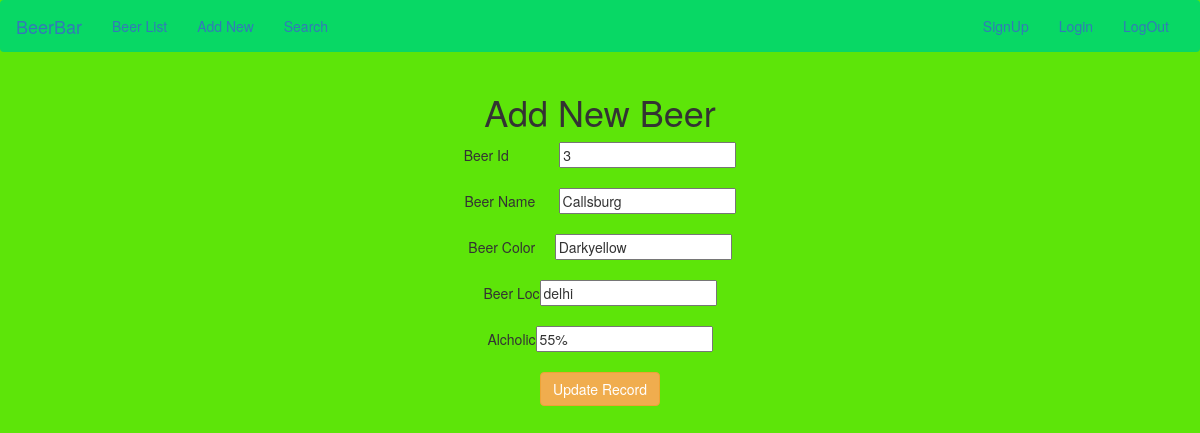
The page /update/3/ on the database its author committed.
### beerapp/models.py (models this page shows)
class BeerBar(models.Model):
    bno = models.IntegerField()
    bname = models.CharField(max_length=70)
    color = models.CharField(max_length=70)
    bloc = models.CharField(max_length=70)
    alcholic = models.CharField(max_length=80)

### beerapp/views.py (the view)
# urls.py: url(r'^update/(?P<id>\d+)/$', views.beerupdate),
def beerupdate(request,id):
    beer=BeerBar.objects.get(id=id)
    if request.method=='POST':
        form=BeerBarForm(request.POST,instance=beer)
        if form.is_valid():
            form.save()
        return redirect('/')
    return render(request,'beerapp/update.html',{'beer':beer})

### templates/beerapp/update.html (shortened to what this page needs)
<!DOCTYPE html>
{% extends 'beerapp/base.html' %}
{% load staticfiles %}
{% block body_block %}
<div class="container" align="center">
    <h1>Add New Beer</h1>
<form method="post">
   Beer Id &nbsp; &nbsp;&nbsp;&nbsp; &nbsp;&nbsp;&nbsp; &nbsp;&nbsp;<input type="text" name="bno" value="{{beer.id}}"><br><br>
   Beer Name &nbsp;&nbsp;&nbsp;&nbsp; <input type="text" name="bname" value="{{beer.bname}}"><br><br>
  Beer Color &nbsp;&nbsp;&nbsp; <input type="text" name="color" value="{{beer.color}}"><br><br>
    Beer Loc<input type="text" name="bloc" value="{{beer.bloc}}"><br><br>
      Alcholic<input type="text" name="alcholic" value="{{beer.alcholic}}"><br><br>
    <input type="submit" value="Update Record" class="btn btn-warning">
</form>
{% endblock %}

### templates/beerapp/base.html (style rules this page uses)
body { background:#5de509; }

### rows shown on the page
BeerBar: bno "3", bname "Callsburg", color "Darkyellow", bloc "delhi", alcholic "55%"
